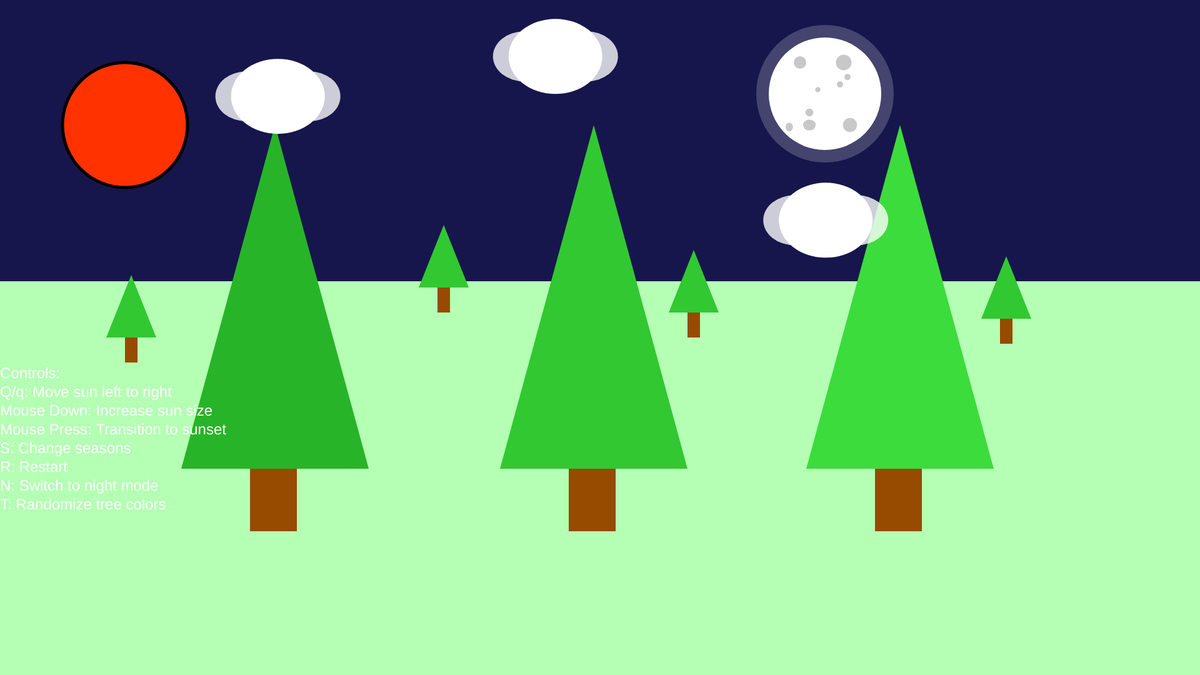
Frame 1 (no input)
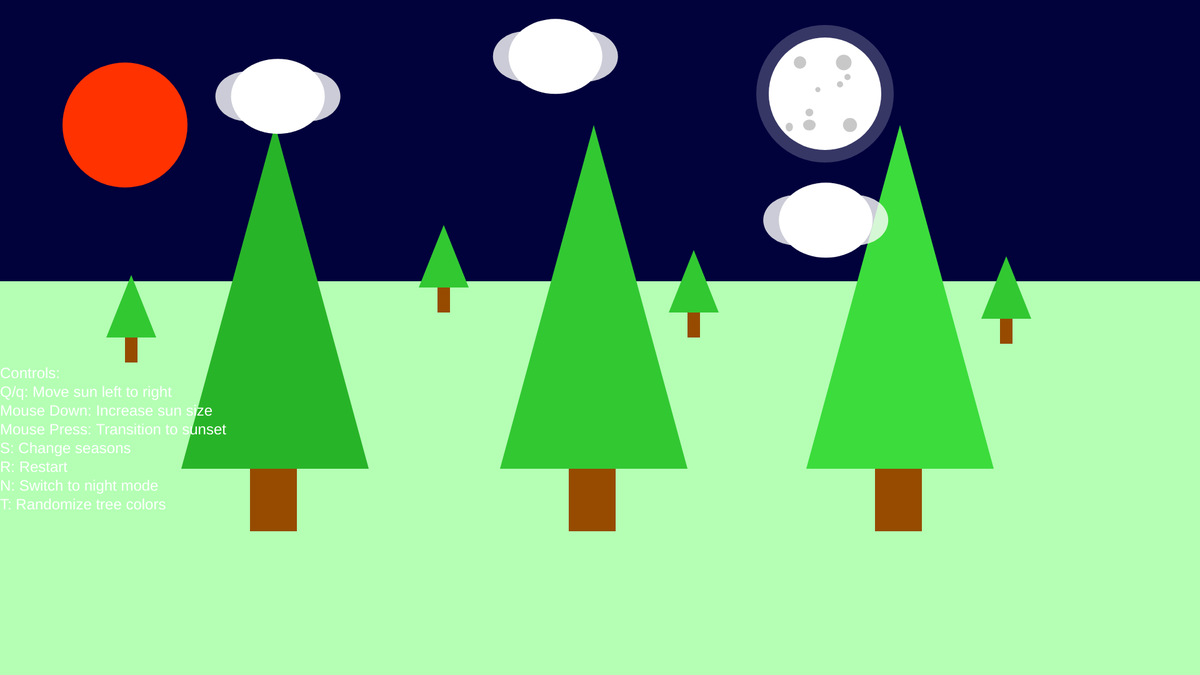
Frame 60 (no input)
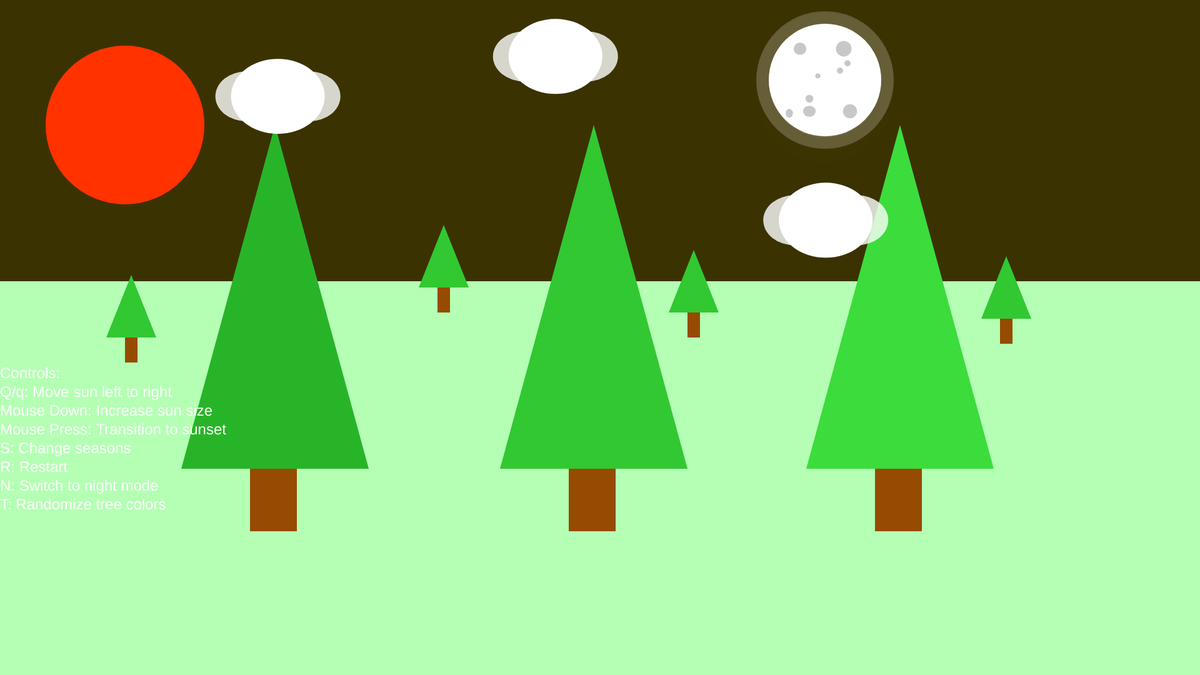
Frame 120 (the mouse pressed at the canvas centre since frame 60)

The p5.js sketch that drew these frames (run headless with seeded random() and noise() and a simulated clock; from frame 60 on, the mouse is pressed at the canvas centre):

// p5.js sketch
// ── sketch.js
//  Adit V
// Sunny day
//this semester, im not exactly sure what theme or concept i want to follow, i think the nature/seasons concept is pretty interesting and i might stick with that.
//the code showcases some trees on a sunny day with a couple of clouds
//press either "Q" or "q" to move the sun from left to right
//move your mouse down to increase the size of the sun
//Press S to change states
//if you hold the mouse button down it makes a smooth transition from night to sunset color background
// Press R to restart the code
//DECLARING VARIABLES FOR THE COLORS 
let r = 0;
let g =0;
let b = 60;

// Making variables for the X and Y position of the sun so i can use a function with the sun
let sunx=200
let suny=200  

//setting a variable sunspeed
let sunSpeed = 1.6  ;

let movingRight = false; // Track sun movement

//i need to put tree color outside of draw otherwsie it flickers and its going to give me epilepsy
let  treeColor1,treeColor2, treeColor3 

//making a variable for lawn so i can change the color depending on season
let lawnColor;
//creating an initial set of values so i can click a button to get those values back pretty much resetting it

let initial = {
  r: 0, g: 0, b: 60,
  sunx: 200, suny: 200,
  sunSpeed: 1,
  movingRight: false, 
  season: 0 
}

//making a variable for season
let season = 0; // 0 = Spring, 1 = Summer, 2 = Fall, 3 = Winter

//setting var for clouds therefore i can make a random positons
let cloud1X, cloud1Y, cloud2X, cloud2Y, cloud3X, cloud3Y;

// variable for moon Y postiion
let moonY = 150;
let moonSpeed = 2;

function setup(){
  createCanvas(1920,1080);



  treeColor1 = color(random(40, 200), random(80, 200), random(40, 80));
  treeColor2 = color(random(40, 200), random(80, 200), random(40, 80));
  treeColor3 = color(random(40, 200), random(80, 200), random(40, 80));

  restartSketch();
  setSeasonColors()

  cloud1X = random(300, 500);
  cloud1Y = random(50, 200);
  cloud2X = random(600, 900);
  cloud2Y = random(80, 250);
  cloud3X = random(1100, 1500);
  cloud3Y = random(200, 400);


}


function draw() 
  {
    
 let sunSize = 200 + mouseY / 10;//this changes the size of the sun based on the y position of the mouse

  //background colour is going to be blue for sky
  background(r,g,b,180);

if (season === 0 || season === 2) {
  background(r, g, b, 180);
}

if (season === 1) {
  background(135, 206, 235, 180); // blue sky for summer
}
if (season === 3) {
  background(10, 10, 40, 180); // night for winter
}

  //sun

  strokeWeight(5); // Thicker border for better visibility
  fill(255, 50, 0); // Brighter, more visible yellow
  ellipse(sunx, suny, sunSize, sunSize);


  // Lawn (ground/grass)
  noStroke();
  fill(lawnColor);
  rect(0, 450, width, height);

 

  quad(0,450,1920,450,1920,1080,0,1080);
  
  //drawing trees
 
  drawTree(910, 350, treeColor1);
  drawTree(400, 350, treeColor2);
  drawTree(1400, 350, treeColor3);
  
  drawSmallTree(700,400,treeColor2)
  drawSmallTree(1100,440,treeColor1)
  drawSmallTree(200,480,treeColor3)
  drawSmallTree(1600,450,treeColor2)
// Draw clouds
drawCloud(cloud1X, cloud1Y);
  drawCloud(cloud2X, cloud2Y);
  drawCloud(cloud3X, cloud3Y);

//making background change color

  if (mouseIsPressed) {  
    if (r < 190) r += 1;  // Increase red gradually to sunset
    if (g < 50) g += 1;   // Slightly increase green
    if (b > 0) b -= 1;    // Decrease blue gradually
  }

    // Prevent the color from going beyond sunset
 if (r > 255) r = 190;
 if (g > 50) g = 20;    // Stop green from exceeding 50 so less brown tinge
 if (b < 0) b = 0;
 //calling the instructions
 drawInstructions()

// Move sun if 'Q' is pressed
if (keyIsPressed && (key === 'q' || key === 'Q')) {
  movingRight = true; // Start moving right
}

// Move sun continuously if it's moving
if (movingRight) {
  sunx += sunSpeed;

  // Reverse direction when hitting boundaries
  if (sunx >= width - 400 || sunx <= 200) {
    sunSpeed *= -1;
  }
}



// Move moon up gradually at night
if (r < 50 && g < 50 && b < 80) { 
  if (moonY < 100) { 
    moonY += moonSpeed; //
  }
} 

else {
  if (moonY > -200) { 
    moonY -= moonSpeed; 
  }
}

// Draw moon when night
if (moonY < height) {
  noStroke();
  fill(255, 255, 255, 50); // Glow effect
  ellipse(width - 600, moonY, 220, 220);
  
  drawMoon(width - 600, moonY);
}
}


//making function for moon
function drawMoon(x, y) {
  // Moon
  fill(255, 255, 255);
  ellipse(x, y, 180, 180);
  
  // Craters
  fill(200, 200, 200); // making the color of craters a bit darker so you can see them
  noStroke();
  
  // Draw multiple craters
  ellipse(x - 100/4, y + 120/4, 100/8, 100/8);
  ellipse(x + 120/5, y - 90/6, 100/10, 100/10);
  ellipse(x -80 /7, y - 20/3, 100/12, 100/12);
  ellipse(x - 100/4, y + 200/4, 162/8, 139/8);
  ellipse(x + 180/5, y - 160/6, 100/10, 100/10);
  ellipse(x -400 /7, y +160/3, 140/12, 170/12);
  ellipse(x+30,y-50,200/8,200/8)
  ellipse(x+40,y+50,180/8,180/8)
  ellipse(x-40,y-50,160/8,160/8)
  
  
}

function drawInstructions() {
  fill(255);
  textSize(24);
  textAlign(LEFT, BOTTOM);
  
  // Start from the bottom-left corner without margins
  let startY = height - 240; // Position the first line
  text("Controls:", 0, startY-230);
  text("Q/q: Move sun left to right", 0, startY -200);
  text("Mouse Down: Increase sun size", 0, startY -170);
  text("Mouse Press: Transition to sunset", 0, startY -140);
  text("S: Change seasons", 0, startY - 110);
  text("R: Restart", 0, startY - 80);
  text("N: Switch to night mode", 0, startY -50);
  text("T: Randomize tree colors", 0, startY -20);
}


// Draw small trees with a smaller size
function drawSmallTree(x, y) {
  fill(150, 75, 0);
  rect(x, y, 20, 100);
  fill(treeColor1);
  triangle(x - 30, y + 60, x + 50, y + 60, x + 10, y - 40);
}


//making function for the trees

function drawTree(x, y, treeColor) {
 fill(150, 75, 0);
rect(x, y, 75, 500);
fill(treeColor);
triangle(x - 110, y + 400, x + 190, y + 400, x + 40, y - 150);
}


//making a function for clouds
function drawCloud(x, y) {
  fill(255, 255, 255, 200);
  noStroke();
  ellipse(x, y, 100, 80);
  ellipse(x + 100, y, 100, 80);
  fill(255, 255, 255);
  ellipse(x + 50, y, 150, 120);
}
  // Reset all variables to their initial values
function restartSketch() {

    r = initial.r;
    g = initial.g;
    b = initial.b;
    sunx = initial.sunx;
    suny = initial.suny;
    sunSpeed = initial.sunSpeed;
    movingRight = initial.movingRight;
    season = initial.season; // 
    setSeasonColors();
    moonY = 150;
  }



function setSeasonColors() {
  if (season == 0) { // Spring
    treeColor1 = color(50, 200, 50);
    treeColor2 = color(40, 180, 40);
    treeColor3 = color(60, 220, 60);
    lawnColor = color(180, 255, 180);
  } else if (season == 1) { // for summer i went for some kind dried tree
    treeColor1 = color(139, 69, 19);
    treeColor2 = color(160, 82, 45);
    treeColor3 = color(120, 60, 30);
    lawnColor = color(0, 100, 0); // 

  } else if (season == 2) { // for fall i think the best was the orange red color
    treeColor1 = color(255, 69, 0);
    treeColor2 = color(255, 140, 0);
    treeColor3 = color(205, 92, 92);
    lawnColor = color(255, 223, 128); // 
  } else if (season == 3) { // for winters its pure  so it covers all the leaves and stuff
    treeColor1 = color(255);
    treeColor2 = color(255);
    treeColor3 = color(255);
    lawnColor = color(255);
  }
}

  
function keyPressed() {

  if (key === 'r' || key === 'R') {
    restartSketch();
  }
  if (key === 's' || key === 'S') {
    season = (season + 1) % 4; // Cycle through 4 seasons
    setSeasonColors();
  }


    if (key === 'n' || key === 'N') { // Turn to night
      r = 10; g = 10; b = 40;
    }

//making a key press change tree colors
if (key === 't' || key === 'T') {
  treeColor1 = color(random(40, 200), random(80, 200), random(40, 80));
  treeColor2 = color(random(40, 200), random(80, 200), random(40, 80));
  treeColor3 = color(random(40, 200), random(80, 200), random(40, 80));

}
}
